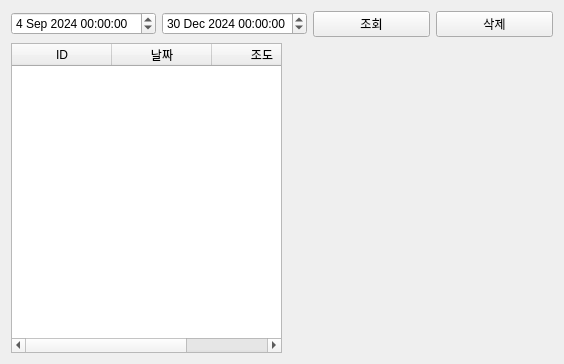
<?xml version="1.0" encoding="UTF-8"?>
<ui version="4.0">
 <class>Tab5Database</class>
 <widget class="QWidget" name="Tab5Database">
  <property name="geometry">
   <rect>
    <x>0</x>
    <y>0</y>
    <width>564</width>
    <height>364</height>
   </rect>
  </property>
  <property name="windowTitle">
   <string>Form</string>
  </property>
  <layout class="QVBoxLayout" name="verticalLayout">
   <item>
    <layout class="QHBoxLayout" name="horizontalLayout">
     <item>
      <widget class="QDateTimeEdit" name="pDateTimeEditFrom">
       <property name="dateTime">
        <datetime>
         <hour>0</hour>
         <minute>0</minute>
         <second>0</second>
         <year>2024</year>
         <month>9</month>
         <day>4</day>
        </datetime>
       </property>
      </widget>
     </item>
     <item>
      <widget class="QDateTimeEdit" name="pDateTimeEditTo">
       <property name="dateTime">
        <datetime>
         <hour>0</hour>
         <minute>0</minute>
         <second>0</second>
         <year>2024</year>
         <month>12</month>
         <day>30</day>
        </datetime>
       </property>
      </widget>
     </item>
     <item>
      <widget class="QPushButton" name="pPBsearchDb">
       <property name="text">
        <string>조회</string>
       </property>
      </widget>
     </item>
     <item>
      <widget class="QPushButton" name="pPBdeleteDb">
       <property name="text">
        <string>삭제</string>
       </property>
      </widget>
     </item>
    </layout>
   </item>
   <item>
    <layout class="QHBoxLayout" name="horizontalLayout_2" stretch="1,1">
     <item>
      <widget class="QTableWidget" name="pTBSensor">
       <column>
        <property name="text">
         <string>ID</string>
        </property>
       </column>
       <column>
        <property name="text">
         <string>날짜</string>
        </property>
       </column>
       <column>
        <property name="text">
         <string>조도</string>
        </property>
       </column>
      </widget>
     </item>
     <item>
      <layout class="QVBoxLayout" name="pChartViewLayout"/>
     </item>
    </layout>
   </item>
  </layout>
 </widget>
 <resources/>
 <connections/>
</ui>
